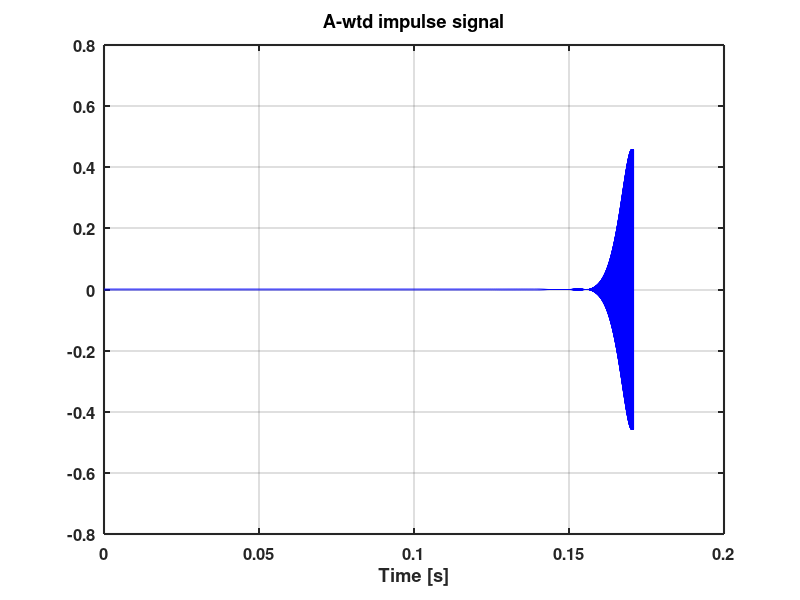
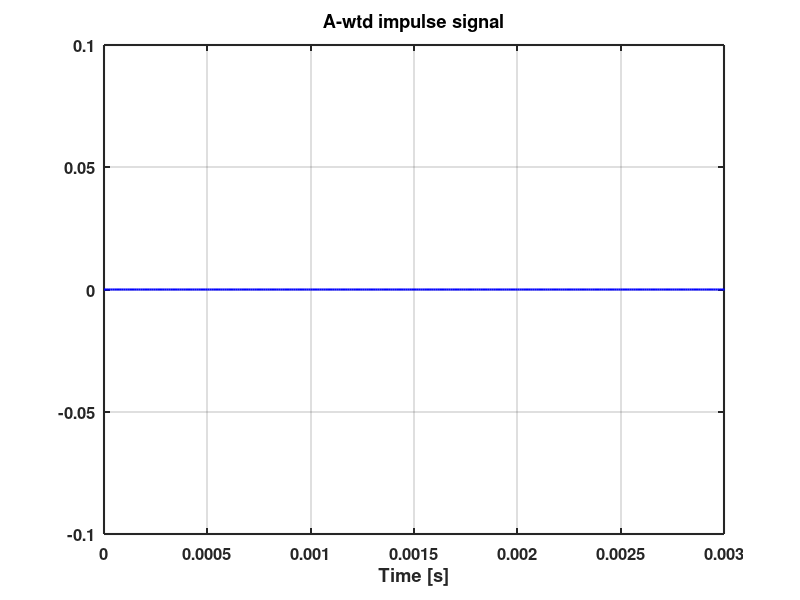
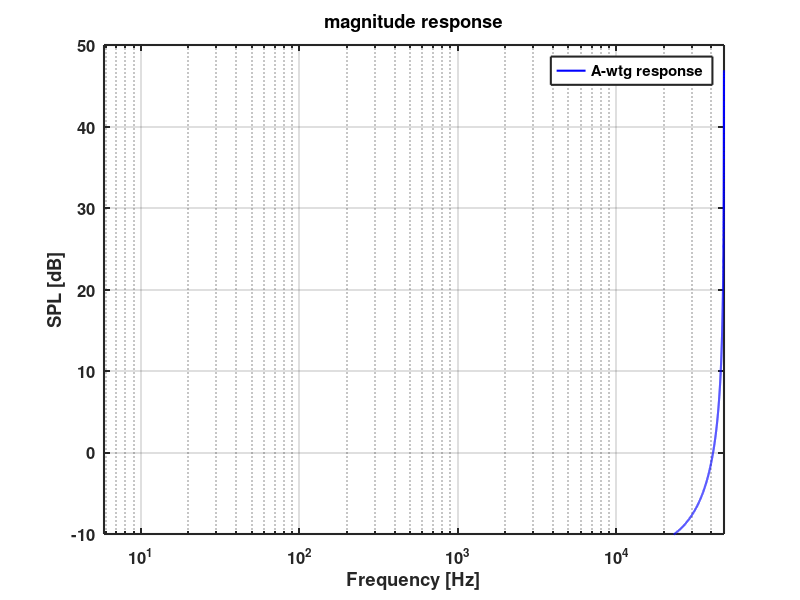

The MATLAB source for these figures, in order:
% addpath('audio_functions')

% function RIAA_eq();
%A-weighting digital filter
clear all;close all;clc
set(0,'DefaultLineLineWidth',1.5);
set(0,'DefaultAxesFontSize',12);
set(0,'DefaultAxesFontWeight','bold')
set(0,'DefaultAxesLineWidth',1.5)

Po=2e-5;% SPL ref
try
    pkg load signal; %for Octave
catch
end

fs=96000; 
N=2^14;disp(['Total duration [s] ' num2str(N/fs)])
time=([1:N]'-1)/fs; % make time positive column vector starting at zero
signal=zeros(N,1);
signal(1)=1;%unit impulse

% figure(10)
% plot(time,signal,'b');
% grid on;
% title('input signal')
% xlabel('Time [s]')

f1 = 50.01; 
f2 = 2122.1;
f3 = 500.5;
f4 = 14100;%for finite fs, makes magnitude -9.5dB at 20kHz
A1000 = 1.9997;
NUM = [ (2*pi*f4)^2*(10^(A1000/20)) 0 0 0 0 ];
DEN = conv([1 +4*pi*f4 (2*pi*f4)^2],[1 +4*pi*f1 (2*pi*f1)^2]); 
DEN = conv(conv(DEN,[1 2*pi*f3]),[1 2*pi*f2]);
% Bilinear transformation of analog design to get the digital filter. 
[b,a] = bilinear(NUM,DEN,fs);
%-------------------------------------------
output=filter(b,a,signal);

figure(20)
plot(time,output,'b');
grid on;
title('A-wtd impulse signal')
xlabel('Time [s]')

figure(30)
plot(time,output,'b');
grid on;
axis([0 .003 -.1 .1]);
title('A-wtd impulse signal')
xlabel('Time [s]')
%---------------frequency domain----------------------
f=([1:N/2+1]'-1)*fs/N;
OUTPUT=fft(output);

figure(60);
semilogx(f,20*log10(abs(OUTPUT(1:floor(N/2+1)))),'b');
grid on;
pk=10*ceil(max(20*log10(abs(OUTPUT)))/10);
axis([fs/N,fs/2,pk-60,pk])
legend('A-wtg response','Location','Best')
xlabel('Frequency [Hz]')
ylabel('SPL [dB]')
title('magnitude response');

% figure(70);
% semilogx(f,(180/pi)*angle(OUTPUT(1:floor(N/2+1))),'b');
% grid on;
% axis([fs/N,fs/2,-180,180])
% xlabel('Frequency [Hz]')
% ylabel('phase')
% title('net phase response');

disp('-----------finished-----------')



% T1 = 318e-6
% T2 = 75e-6
% T3 = 3180e-6

% b = [1+T1,1+T2];
% a = [1+T3];
% fs = 96000
% data = rand(1*fs,1);
% data = real(data)/max(data);

% RIAA = filter(b, a, data);
% RIAA = real(RIAA);
% RIAA_f, freq = audio_spectrum(RIAA, fs, 1, length(RIAA)-1);
% size(RIAA_f)
% size(freq)
% plot(freq,RIAA_f) 